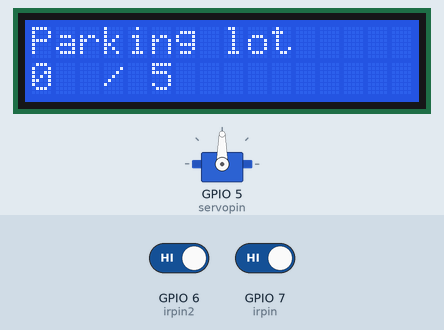
The sketch below on a simulated ESP32-S3. Parts: 16×2 character LCD, servo. The test bench sets the inputs (shaded band); at power-on: GPIO 6 (irpin2) HIGH, GPIO 7 (irpin) HIGH. What the sketch prints to the serial monitor is not drawn.

Above: at 1.2 s.
1.3 s: GPIO 6 (irpin2) driven LOW and GPIO 7 (irpin) driven LOW
4.3 s: GPIO 6 (irpin2) driven HIGH
7.3 s: GPIO 7 (irpin) driven HIGH
At 8.6 s:
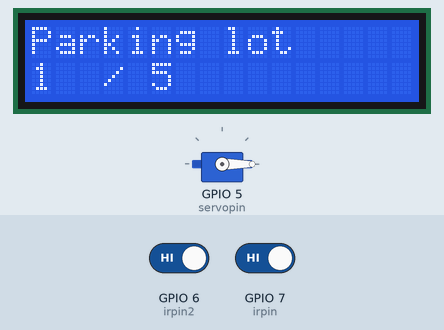
8.8 s: GPIO 7 (irpin) driven LOW
At 11.7 s:
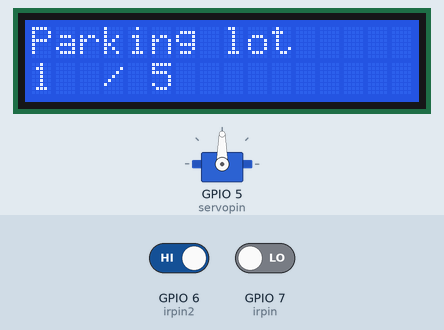
11.8 s: GPIO 6 (irpin2) driven LOW
At 14.1 s:
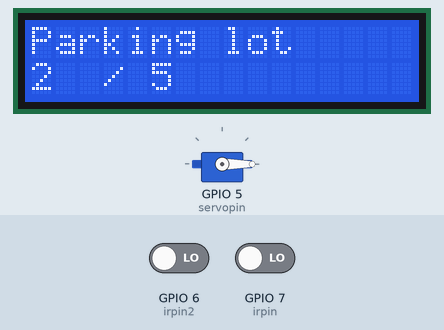
Timing chart, 0 to 15.8 s (numbered marks = the images above; inputs shaded):
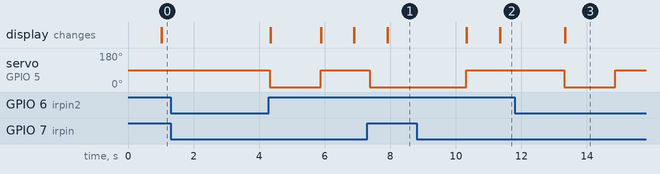

Measured:
- after the input at 1.3 s, every drawn part: stays the same
- after the input at 7.3 s, servo on GPIO 5 (servopin): 90° → 0° after 0.08 s
- after the input at 8.8 s, servo on GPIO 5 (servopin): 0° → 90° after 1.5 s
- after the input at 11.8 s, servo on GPIO 5 (servopin): 90° → 0° after 1.5 s, → 90° 1.6 s later; the display: first differs from a run without the input after 1.5 s (image 3)

The sketch:

servo.ino
```cpp
//NOT HARDWARE DESIGN PROJECT
//  ACTING SUBLT.SILAR SIRAMASAKUL
//

//servo motor (MG996R)  SIGNAL  -> D5           NODEMCU
//IR sensor 1           SIGNAL  -> D7           NODEMCU
//IR sensor 2           SIGNAL  -> D6           NODEMCU
//DISPLAY               SCL     -> D1           NODEMCU
//                      SDA     -> D2           NODEMCU
//
//LM2596S               OUT-    -> GND          NODEMCU
//                      OUT+    -> VIN          NODEMCU
//                      IN+     -> V+           POWER SUPPLY
//
//                      IN-     -> V-           POWER SUPPLY
//


//////////esp32s3

//servo motor (MG996R)  SIGNAL  -> 5           esp32s3
//IR sensor 1           SIGNAL  -> 7           esp32s3
//IR sensor 2           SIGNAL  -> 6           esp32s3
//DISPLAY               SCL     -> 9           esp32s3
//                      SDA     -> 8           esp32s3
//
//LM2596S               OUT-    -> GND          esp32s3
//                      OUT+    -> 5VIN          esp32s3
//                      IN+     -> V+           POWER SUPPLY
//
//                      IN-     -> V-           POWER SUPPLY
//
//esp32cam              IO2     -> 16            esp32s3
//                      IO4     -> 15            esp32s3
#define DEBUG 0

#define irpin 7

#define irpin2 6
#define servopin 5

#define waittime 1500

#define lcdtimer 1000

#include <LiquidCrystal_I2C.h>
LiquidCrystal_I2C LCD = LiquidCrystal_I2C(0x27, 16, 2);

// #include <Servo.h>
#include <ESP32Servo.h>
Servo myservo;

#include <Wire.h> // 2. this too

void setup() {
  LCD.init();
  LCD.backlight();
  LCD.setCursor(0,0);

  Wire.begin(8,9); // 1. why u add this.

  pinMode(irpin, INPUT);
  pinMode(irpin2, INPUT);
  ESP32PWM::allocateTimer(0);
	ESP32PWM::allocateTimer(1);
	ESP32PWM::allocateTimer(2);
	ESP32PWM::allocateTimer(3);
	myservo.setPeriodHertz(50);
  myservo.attach(servopin,500,2400);
  Serial.begin(9600);
  Serial1.begin(9600,SERIAL_8N1,16,15);//rxtx
}
int count=0;
boolean state =true;
boolean ir1 = false;
boolean ir2 = false;
int last;
int lcdlast=0;
void upio();

void loop() {
  upio();

  //--------------------------OPEN--------------------------------------------------//
  if(digitalRead(irpin)==0 && state){                             //d3 ir1 saw first
    delay(waittime);

    upio();
    myservo.write(90);

    Serial1.print("ir1");
    Serial1.print("\n");

    state = false;
    ir1= true;
    last = millis();

    if(DEBUG)
      Serial.println(state);
  }
  if(digitalRead(irpin2)==0 && state){                            //d4 ir2  saw first
    delay(waittime);

    upio();
    myservo.write(90);

    Serial1.print("ir2");
    Serial1.print("\n");

    state = false;
    ir2 = true;
    last = millis();
    if(DEBUG)
      Serial.println(state);
  }
  //--------------------------TIMEOUT--------------------------------------------------//
  if(!state && (millis()-last)>waittime && digitalRead(irpin)==1 && digitalRead(irpin2)==1){
    state =true;
    ir1=false;
    ir2=false;
    myservo.write(0);
    // LCD.print("livobopolibplvn");
    upio();
    Serial.println("closed: timeout");
  }

  //--------------------------CLOSE--------------------------------------------------//
  if(digitalRead(irpin2)==0 && ir1 && (state == false)){
    delay(waittime);
    state =true;
    ir1=false;
    count++;
    myservo.write(0);
    upio();
    Serial.print("Count= ");
    Serial.println(count);
  }
  if(digitalRead(irpin)==0 && ir2 && (state == false)){
    delay(waittime);
    state =true;
    ir2=false;
    count--;
    myservo.write(0);
    upio();
    Serial.print("Count= ");
    Serial.println(count);
  }

  if(millis()-lcdlast > lcdtimer){
    lcdlast = millis();
    LCD.clear();
  }

}


void upio(){

  LCD.setCursor(0,0);
  LCD.print("Parking lot");
  LCD.setCursor(0,1);
  LCD.print(count);
  LCD.setCursor(3,1);
  LCD.print("/ 5");
}
```
